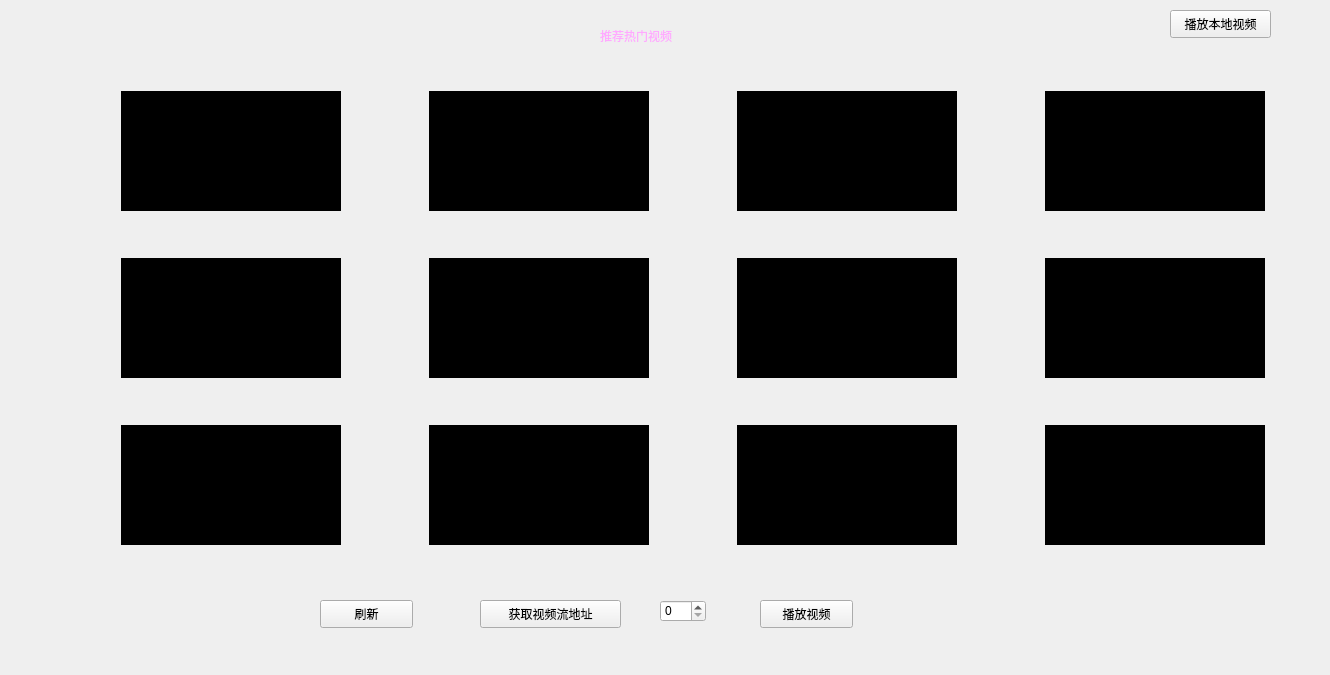
<?xml version="1.0" encoding="UTF-8"?>
<ui version="4.0">
 <class>Widget</class>
 <widget class="QWidget" name="Widget">
  <property name="geometry">
   <rect>
    <x>0</x>
    <y>0</y>
    <width>1330</width>
    <height>675</height>
   </rect>
  </property>
  <property name="windowTitle">
   <string>Widget</string>
  </property>
  <widget class="QWidget" name="layoutWidget">
   <property name="geometry">
    <rect>
     <x>110</x>
     <y>80</y>
     <width>1166</width>
     <height>476</height>
    </rect>
   </property>
   <layout class="QVBoxLayout" name="verticalLayout">
    <item>
     <layout class="QHBoxLayout" name="horizontalLayout">
      <item>
       <widget class="QLabel" name="videoImg">
        <property name="minimumSize">
         <size>
          <width>220</width>
          <height>120</height>
         </size>
        </property>
        <property name="styleSheet">
         <string notr="true">background-color: rgb(0, 0, 0);</string>
        </property>
        <property name="text">
         <string/>
        </property>
       </widget>
      </item>
      <item>
       <spacer name="horizontalSpacer">
        <property name="orientation">
         <enum>Qt::Horizontal</enum>
        </property>
        <property name="sizeHint" stdset="0">
         <size>
          <width>58</width>
          <height>20</height>
         </size>
        </property>
       </spacer>
      </item>
      <item>
       <widget class="QLabel" name="videoImg_2">
        <property name="minimumSize">
         <size>
          <width>220</width>
          <height>120</height>
         </size>
        </property>
        <property name="styleSheet">
         <string notr="true">background-color: rgb(0, 0, 0);</string>
        </property>
        <property name="text">
         <string/>
        </property>
       </widget>
      </item>
      <item>
       <spacer name="horizontalSpacer_2">
        <property name="orientation">
         <enum>Qt::Horizontal</enum>
        </property>
        <property name="sizeHint" stdset="0">
         <size>
          <width>58</width>
          <height>20</height>
         </size>
        </property>
       </spacer>
      </item>
      <item>
       <widget class="QLabel" name="videoImg_3">
        <property name="minimumSize">
         <size>
          <width>220</width>
          <height>120</height>
         </size>
        </property>
        <property name="styleSheet">
         <string notr="true">background-color: rgb(0, 0, 0);</string>
        </property>
        <property name="text">
         <string/>
        </property>
       </widget>
      </item>
      <item>
       <spacer name="horizontalSpacer_3">
        <property name="orientation">
         <enum>Qt::Horizontal</enum>
        </property>
        <property name="sizeHint" stdset="0">
         <size>
          <width>58</width>
          <height>20</height>
         </size>
        </property>
       </spacer>
      </item>
      <item>
       <widget class="QLabel" name="videoImg_4">
        <property name="minimumSize">
         <size>
          <width>220</width>
          <height>120</height>
         </size>
        </property>
        <property name="styleSheet">
         <string notr="true">background-color: rgb(0, 0, 0);</string>
        </property>
        <property name="text">
         <string/>
        </property>
       </widget>
      </item>
     </layout>
    </item>
    <item>
     <spacer name="verticalSpacer">
      <property name="orientation">
       <enum>Qt::Vertical</enum>
      </property>
      <property name="sizeHint" stdset="0">
       <size>
        <width>20</width>
        <height>40</height>
       </size>
      </property>
     </spacer>
    </item>
    <item>
     <layout class="QHBoxLayout" name="horizontalLayout_2">
      <item>
       <widget class="QLabel" name="videoImg_5">
        <property name="minimumSize">
         <size>
          <width>220</width>
          <height>120</height>
         </size>
        </property>
        <property name="styleSheet">
         <string notr="true">background-color: rgb(0, 0, 0);</string>
        </property>
        <property name="text">
         <string/>
        </property>
       </widget>
      </item>
      <item>
       <spacer name="horizontalSpacer_4">
        <property name="orientation">
         <enum>Qt::Horizontal</enum>
        </property>
        <property name="sizeHint" stdset="0">
         <size>
          <width>58</width>
          <height>20</height>
         </size>
        </property>
       </spacer>
      </item>
      <item>
       <widget class="QLabel" name="videoImg_6">
        <property name="minimumSize">
         <size>
          <width>220</width>
          <height>120</height>
         </size>
        </property>
        <property name="styleSheet">
         <string notr="true">background-color: rgb(0, 0, 0);</string>
        </property>
        <property name="text">
         <string/>
        </property>
       </widget>
      </item>
      <item>
       <spacer name="horizontalSpacer_5">
        <property name="orientation">
         <enum>Qt::Horizontal</enum>
        </property>
        <property name="sizeHint" stdset="0">
         <size>
          <width>58</width>
          <height>20</height>
         </size>
        </property>
       </spacer>
      </item>
      <item>
       <widget class="QLabel" name="videoImg_7">
        <property name="minimumSize">
         <size>
          <width>220</width>
          <height>120</height>
         </size>
        </property>
        <property name="styleSheet">
         <string notr="true">background-color: rgb(0, 0, 0);</string>
        </property>
        <property name="text">
         <string/>
        </property>
       </widget>
      </item>
      <item>
       <spacer name="horizontalSpacer_6">
        <property name="orientation">
         <enum>Qt::Horizontal</enum>
        </property>
        <property name="sizeHint" stdset="0">
         <size>
          <width>58</width>
          <height>20</height>
         </size>
        </property>
       </spacer>
      </item>
      <item>
       <widget class="QLabel" name="videoImg_8">
        <property name="minimumSize">
         <size>
          <width>220</width>
          <height>120</height>
         </size>
        </property>
        <property name="styleSheet">
         <string notr="true">background-color: rgb(0, 0, 0);</string>
        </property>
        <property name="text">
         <string/>
        </property>
       </widget>
      </item>
     </layout>
    </item>
    <item>
     <spacer name="verticalSpacer_2">
      <property name="orientation">
       <enum>Qt::Vertical</enum>
      </property>
      <property name="sizeHint" stdset="0">
       <size>
        <width>20</width>
        <height>40</height>
       </size>
      </property>
     </spacer>
    </item>
    <item>
     <layout class="QHBoxLayout" name="horizontalLayout_3">
      <item>
       <widget class="QLabel" name="videoImg_9">
        <property name="minimumSize">
         <size>
          <width>220</width>
          <height>120</height>
         </size>
        </property>
        <property name="styleSheet">
         <string notr="true">background-color: rgb(0, 0, 0);</string>
        </property>
        <property name="text">
         <string/>
        </property>
       </widget>
      </item>
      <item>
       <spacer name="horizontalSpacer_7">
        <property name="orientation">
         <enum>Qt::Horizontal</enum>
        </property>
        <property name="sizeHint" stdset="0">
         <size>
          <width>58</width>
          <height>20</height>
         </size>
        </property>
       </spacer>
      </item>
      <item>
       <widget class="QLabel" name="videoImg_10">
        <property name="minimumSize">
         <size>
          <width>220</width>
          <height>120</height>
         </size>
        </property>
        <property name="styleSheet">
         <string notr="true">background-color: rgb(0, 0, 0);</string>
        </property>
        <property name="text">
         <string/>
        </property>
       </widget>
      </item>
      <item>
       <spacer name="horizontalSpacer_8">
        <property name="orientation">
         <enum>Qt::Horizontal</enum>
        </property>
        <property name="sizeHint" stdset="0">
         <size>
          <width>58</width>
          <height>20</height>
         </size>
        </property>
       </spacer>
      </item>
      <item>
       <widget class="QLabel" name="videoImg_11">
        <property name="minimumSize">
         <size>
          <width>220</width>
          <height>120</height>
         </size>
        </property>
        <property name="styleSheet">
         <string notr="true">background-color: rgb(0, 0, 0);</string>
        </property>
        <property name="text">
         <string/>
        </property>
       </widget>
      </item>
      <item>
       <spacer name="horizontalSpacer_9">
        <property name="orientation">
         <enum>Qt::Horizontal</enum>
        </property>
        <property name="sizeHint" stdset="0">
         <size>
          <width>58</width>
          <height>20</height>
         </size>
        </property>
       </spacer>
      </item>
      <item>
       <widget class="QLabel" name="videoImg_12">
        <property name="minimumSize">
         <size>
          <width>220</width>
          <height>120</height>
         </size>
        </property>
        <property name="styleSheet">
         <string notr="true">background-color: rgb(0, 0, 0);</string>
        </property>
        <property name="text">
         <string/>
        </property>
       </widget>
      </item>
     </layout>
    </item>
   </layout>
  </widget>
  <widget class="QPushButton" name="pushButton">
   <property name="geometry">
    <rect>
     <x>320</x>
     <y>600</y>
     <width>93</width>
     <height>28</height>
    </rect>
   </property>
   <property name="text">
    <string>刷新</string>
   </property>
  </widget>
  <widget class="QPushButton" name="pushButton_2">
   <property name="geometry">
    <rect>
     <x>1170</x>
     <y>10</y>
     <width>101</width>
     <height>28</height>
    </rect>
   </property>
   <property name="text">
    <string>播放本地视频</string>
   </property>
  </widget>
  <widget class="QPushButton" name="pushButton_3">
   <property name="geometry">
    <rect>
     <x>760</x>
     <y>600</y>
     <width>93</width>
     <height>28</height>
    </rect>
   </property>
   <property name="text">
    <string>播放视频</string>
   </property>
  </widget>
  <widget class="QPushButton" name="pushButton_4">
   <property name="geometry">
    <rect>
     <x>480</x>
     <y>600</y>
     <width>141</width>
     <height>28</height>
    </rect>
   </property>
   <property name="text">
    <string>获取视频流地址</string>
   </property>
  </widget>
  <widget class="QSpinBox" name="spinBox">
   <property name="geometry">
    <rect>
     <x>660</x>
     <y>600</y>
     <width>46</width>
     <height>22</height>
    </rect>
   </property>
   <property name="maximum">
    <number>11</number>
   </property>
  </widget>
  <widget class="QLabel" name="label">
   <property name="geometry">
    <rect>
     <x>600</x>
     <y>10</y>
     <width>211</width>
     <height>51</height>
    </rect>
   </property>
   <property name="styleSheet">
    <string notr="true">font: 20pt &quot;黑体&quot;;
color: rgb(255, 170, 255);
</string>
   </property>
   <property name="text">
    <string>推荐热门视频</string>
   </property>
  </widget>
 </widget>
 <layoutdefault spacing="6" margin="11"/>
 <resources/>
 <connections/>
</ui>
